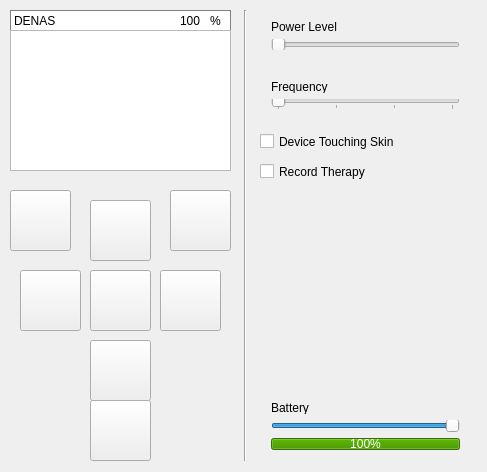
<?xml version="1.0" encoding="UTF-8"?>
<ui version="4.0">
 <class>MainWindow</class>
 <widget class="QMainWindow" name="MainWindow">
  <property name="geometry">
   <rect>
    <x>0</x>
    <y>0</y>
    <width>487</width>
    <height>472</height>
   </rect>
  </property>
  <property name="windowTitle">
   <string>DENAS Simulator</string>
  </property>
  <widget class="QWidget" name="centralWidget">
   <widget class="QPushButton" name="downButton">
    <property name="geometry">
     <rect>
      <x>90</x>
      <y>340</y>
      <width>61</width>
      <height>61</height>
     </rect>
    </property>
    <property name="styleSheet">
     <string notr="true">#downButton{
border-image: url(:down.png);
}</string>
    </property>
    <property name="text">
     <string/>
    </property>
   </widget>
   <widget class="QPushButton" name="upButton">
    <property name="geometry">
     <rect>
      <x>90</x>
      <y>200</y>
      <width>61</width>
      <height>61</height>
     </rect>
    </property>
    <property name="styleSheet">
     <string notr="true">#upButton{border-image: url(:up.png);}</string>
    </property>
    <property name="text">
     <string/>
    </property>
   </widget>
   <widget class="QPushButton" name="selectButton">
    <property name="geometry">
     <rect>
      <x>90</x>
      <y>270</y>
      <width>61</width>
      <height>61</height>
     </rect>
    </property>
    <property name="styleSheet">
     <string notr="true">#selectButton{border-image: url(:ok.png);}</string>
    </property>
    <property name="text">
     <string/>
    </property>
   </widget>
   <widget class="QPushButton" name="homeButton">
    <property name="geometry">
     <rect>
      <x>170</x>
      <y>190</y>
      <width>61</width>
      <height>61</height>
     </rect>
    </property>
    <property name="styleSheet">
     <string notr="true">#homeButton{border-image: url(:home.png);}</string>
    </property>
    <property name="text">
     <string/>
    </property>
   </widget>
   <widget class="QPushButton" name="powerButton">
    <property name="geometry">
     <rect>
      <x>90</x>
      <y>400</y>
      <width>61</width>
      <height>61</height>
     </rect>
    </property>
    <property name="styleSheet">
     <string notr="true">#powerButton{
border-image: url(:powerbutton.png);
}</string>
    </property>
    <property name="text">
     <string/>
    </property>
   </widget>
   <widget class="QPushButton" name="backButton">
    <property name="geometry">
     <rect>
      <x>10</x>
      <y>190</y>
      <width>61</width>
      <height>61</height>
     </rect>
    </property>
    <property name="styleSheet">
     <string notr="true">#backButton{border-image: url(:return.png);}</string>
    </property>
    <property name="text">
     <string/>
    </property>
   </widget>
   <widget class="QPushButton" name="rightButton">
    <property name="geometry">
     <rect>
      <x>160</x>
      <y>270</y>
      <width>61</width>
      <height>61</height>
     </rect>
    </property>
    <property name="styleSheet">
     <string notr="true">#rightButton{border-image: url(:right.png);}</string>
    </property>
    <property name="text">
     <string/>
    </property>
   </widget>
   <widget class="QPushButton" name="leftButton">
    <property name="geometry">
     <rect>
      <x>20</x>
      <y>270</y>
      <width>61</width>
      <height>61</height>
     </rect>
    </property>
    <property name="styleSheet">
     <string notr="true">#leftButton{border-image: url(:left.png);}</string>
    </property>
    <property name="text">
     <string/>
    </property>
   </widget>
   <widget class="QLabel" name="denasLabel">
    <property name="geometry">
     <rect>
      <x>10</x>
      <y>10</y>
      <width>221</width>
      <height>21</height>
     </rect>
    </property>
    <property name="styleSheet">
     <string notr="true">QLabel {
	qproperty-alignment: AlignCenter;
	border: 1px solid gray;
    background-color: white;
}

</string>
    </property>
    <property name="text">
     <string>DENAS</string>
    </property>
   </widget>
   <widget class="QWidget" name="layoutWidget">
    <property name="geometry">
     <rect>
      <x>260</x>
      <y>390</y>
      <width>211</width>
      <height>71</height>
     </rect>
    </property>
    <layout class="QVBoxLayout" name="batteryLayout">
     <item>
      <widget class="QLabel" name="batteryLabel">
       <property name="text">
        <string>Battery</string>
       </property>
      </widget>
     </item>
     <item>
      <widget class="QSlider" name="batterySlider">
       <property name="value">
        <number>99</number>
       </property>
       <property name="orientation">
        <enum>Qt::Horizontal</enum>
       </property>
      </widget>
     </item>
     <item>
      <widget class="QProgressBar" name="batteryBar">
       <property name="palette">
        <palette>
         <active>
          <colorrole role="Highlight">
           <brush brushstyle="SolidPattern">
            <color alpha="255">
             <red>78</red>
             <green>154</green>
             <blue>6</blue>
            </color>
           </brush>
          </colorrole>
         </active>
         <inactive>
          <colorrole role="Highlight">
           <brush brushstyle="SolidPattern">
            <color alpha="255">
             <red>78</red>
             <green>154</green>
             <blue>6</blue>
            </color>
           </brush>
          </colorrole>
         </inactive>
         <disabled>
          <colorrole role="Highlight">
           <brush brushstyle="SolidPattern">
            <color alpha="255">
             <red>145</red>
             <green>145</green>
             <blue>145</blue>
            </color>
           </brush>
          </colorrole>
         </disabled>
        </palette>
       </property>
       <property name="value">
        <number>100</number>
       </property>
      </widget>
     </item>
    </layout>
   </widget>
   <widget class="Line" name="line">
    <property name="geometry">
     <rect>
      <x>230</x>
      <y>10</y>
      <width>31</width>
      <height>451</height>
     </rect>
    </property>
    <property name="orientation">
     <enum>Qt::Vertical</enum>
    </property>
   </widget>
   <widget class="QWidget" name="verticalLayoutWidget">
    <property name="geometry">
     <rect>
      <x>260</x>
      <y>70</y>
      <width>211</width>
      <height>51</height>
     </rect>
    </property>
    <layout class="QVBoxLayout" name="frequencyLayout">
     <item>
      <widget class="QLabel" name="frequencyLabel">
       <property name="text">
        <string>Frequency</string>
       </property>
      </widget>
     </item>
     <item>
      <widget class="QSlider" name="frequencySlider">
       <property name="sizePolicy">
        <sizepolicy hsizetype="Expanding" vsizetype="Fixed">
         <horstretch>0</horstretch>
         <verstretch>0</verstretch>
        </sizepolicy>
       </property>
       <property name="maximum">
        <number>3</number>
       </property>
       <property name="orientation">
        <enum>Qt::Horizontal</enum>
       </property>
       <property name="tickPosition">
        <enum>QSlider::TicksBelow</enum>
       </property>
      </widget>
     </item>
    </layout>
   </widget>
   <widget class="QWidget" name="verticalLayoutWidget_2">
    <property name="geometry">
     <rect>
      <x>260</x>
      <y>10</y>
      <width>211</width>
      <height>51</height>
     </rect>
    </property>
    <layout class="QVBoxLayout" name="powerLayout">
     <item>
      <widget class="QLabel" name="powerLabel">
       <property name="text">
        <string>Power Level</string>
       </property>
      </widget>
     </item>
     <item>
      <widget class="QSlider" name="powerSlider">
       <property name="maximum">
        <number>10</number>
       </property>
       <property name="singleStep">
        <number>1</number>
       </property>
       <property name="pageStep">
        <number>10</number>
       </property>
       <property name="orientation">
        <enum>Qt::Horizontal</enum>
       </property>
       <property name="tickInterval">
        <number>10</number>
       </property>
      </widget>
     </item>
    </layout>
   </widget>
   <widget class="QCheckBox" name="touchSkinBox">
    <property name="geometry">
     <rect>
      <x>260</x>
      <y>130</y>
      <width>211</width>
      <height>23</height>
     </rect>
    </property>
    <property name="text">
     <string>Device Touching Skin</string>
    </property>
   </widget>
   <widget class="QLabel" name="percentLabel">
    <property name="geometry">
     <rect>
      <x>180</x>
      <y>10</y>
      <width>31</width>
      <height>21</height>
     </rect>
    </property>
    <property name="text">
     <string>100</string>
    </property>
   </widget>
   <widget class="QLabel" name="label">
    <property name="geometry">
     <rect>
      <x>210</x>
      <y>10</y>
      <width>21</width>
      <height>21</height>
     </rect>
    </property>
    <property name="text">
     <string>%</string>
    </property>
   </widget>
   <widget class="QListWidget" name="listWidget">
    <property name="geometry">
     <rect>
      <x>10</x>
      <y>30</y>
      <width>221</width>
      <height>141</height>
     </rect>
    </property>
   </widget>
   <widget class="QLabel" name="message">
    <property name="geometry">
     <rect>
      <x>20</x>
      <y>40</y>
      <width>201</width>
      <height>121</height>
     </rect>
    </property>
    <property name="styleSheet">
     <string notr="true">QLabel {
	qproperty-alignment: AlignCenter;
}
</string>
    </property>
    <property name="text">
     <string/>
    </property>
   </widget>
   <widget class="QCheckBox" name="recordTherapyBox">
    <property name="geometry">
     <rect>
      <x>260</x>
      <y>160</y>
      <width>211</width>
      <height>23</height>
     </rect>
    </property>
    <property name="text">
     <string>Record Therapy</string>
    </property>
   </widget>
   <widget class="QLabel" name="timerLabel">
    <property name="geometry">
     <rect>
      <x>260</x>
      <y>190</y>
      <width>201</width>
      <height>51</height>
     </rect>
    </property>
    <property name="font">
     <font>
      <family>DejaVu Sans</family>
      <pointsize>20</pointsize>
     </font>
    </property>
    <property name="styleSheet">
     <string notr="true">QLabel {
	qproperty-alignment: AlignCenter;
}
</string>
    </property>
    <property name="text">
     <string/>
    </property>
   </widget>
  </widget>
 </widget>
 <layoutdefault spacing="6" margin="11"/>
 <resources/>
 <connections/>
</ui>
